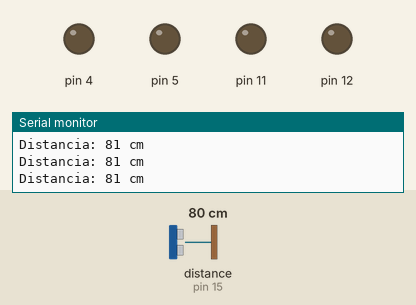
Simulated run of this sketch. Board: Arduino Uno, built with avr-gcc and run on an emulated ATmega328P. Parts: output pins drawn as LEDs (lit = HIGH), the last lines printed to the serial monitor. Dashed ring = blinking. The inputs (shaded band) are chosen by the test bench; at power-on: distance to the obstacle (sensor on pin 15) 80 cm.

Above: at 1.2 s.
1.3 s: distance to the obstacle (sensor on pin 15) set to 44 cm
4.3 s: distance to the obstacle (sensor on pin 15) set to 37 cm
At 5.0 s:
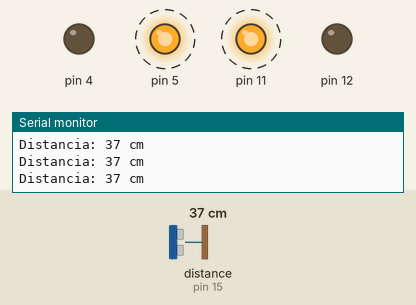
7.3 s: distance to the obstacle (sensor on pin 15) set to 21 cm
10.3 s: distance to the obstacle (sensor on pin 15) set to 17 cm
At 12.2 s:
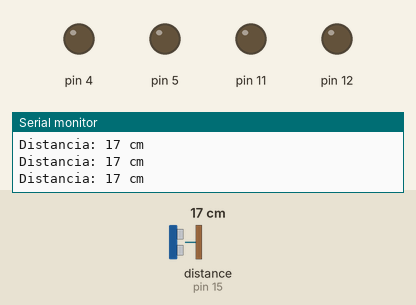
13.3 s: distance to the obstacle (sensor on pin 15) set to 35 cm
At 14.0 s:
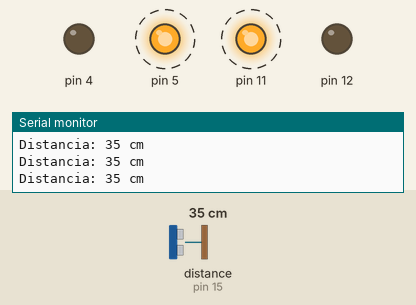
Timing chart, 0 to 17.3 s (numbered marks = the images above; inputs shaded):
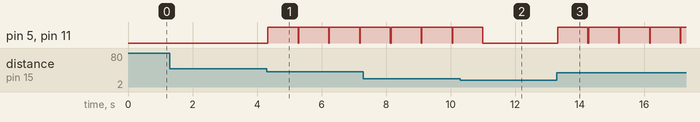

The sketch:

prova_sensor.ino
```cpp
#include <NewPing.h>
NewPing DistanceSensor(14,15, 300);
void setup() {
Serial.begin(9600);
pinMode(5, OUTPUT);
pinMode(4, OUTPUT);
pinMode(11, OUTPUT);
pinMode(12, OUTPUT);
}
void loop() {
  unsigned int ValorDelSensor = DistanceSensor.ping_cm();
  Serial.print("Distancia: ");
  Serial.print(ValorDelSensor);
  Serial.println(" cm");
  if (ValorDelSensor > 19 && ValorDelSensor < 41){
    digitalWrite(5, HIGH);
    digitalWrite(4, LOW);
    digitalWrite(11, HIGH);
    digitalWrite(12, LOW);
    unsigned int i = 50;
    while(i != 0){
        unsigned int ValorDelSensor = DistanceSensor.ping_cm();
        Serial.print("Distancia: ");
        Serial.print(ValorDelSensor);
        Serial.println(" cm");
        delay(1);
        i -= 1;
    }
    digitalWrite(5, LOW);
    digitalWrite(4, LOW);
    digitalWrite(11, LOW);
    digitalWrite(12, LOW);
  }
}
```

Measured:
- the behaviour switches between 41 and 40 cm on distance to the obstacle (sensor on pin 15) (found by bisection; images 0 and 1)
- the behaviour switches between 20 and 19 cm on distance to the obstacle (sensor on pin 15) (found by bisection; images 1 and 2)
- after the input at 4.3 s, pin 5, pin 11: alternates HIGH for 0.94 s and LOW for 0.02 s, starting at once
- after the input at 10.3 s, pin 5, pin 11: goes on until 11.0 s, then stays LOW
- after the input at 13.3 s, pin 5, pin 11: alternates HIGH for 0.94 s and LOW for 0.02 s, starting at once
